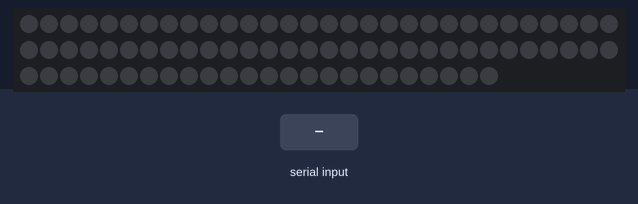
Recording of a sketch running on a simulated Arduino Uno, built with avr-gcc and run on an emulated ATmega328P. Parts: 84 RGB LEDs in strip order, left to right, continuing on the next row. The inputs (shaded band) are chosen by the test bench. Dim RGB values are drawn brighter than linear; random numbers use the default seed unless the sketch sets one; what the sketch prints to the serial monitor is not drawn.

Above: at 1.6 s.
1.7 s: "b90\n" received over Serial
At 15.9 s:
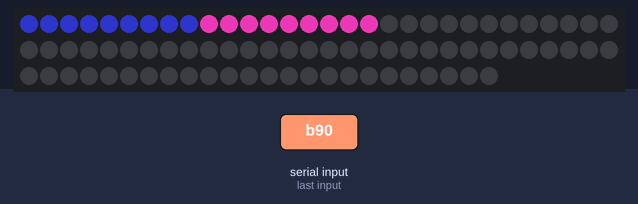
17.9 s: "l90\n" received over Serial
22.6 s: "r90\n" received over Serial
At 36.19 s:
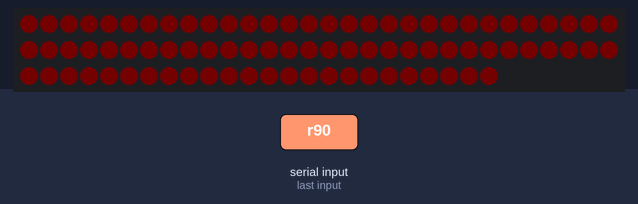
38.4 s: "b,45\n" received over Serial
At 49.5 s:
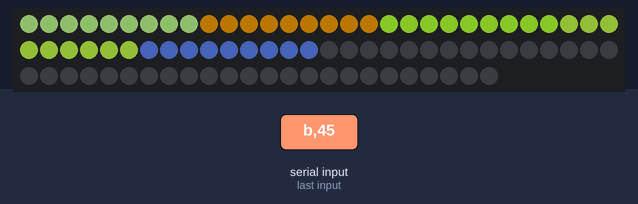
49.6 s: "b" received over Serial
At 59.2 s:
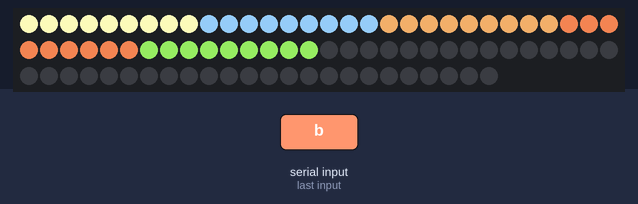
59.3 s: "b90\n" received over Serial
At 69.1 s:
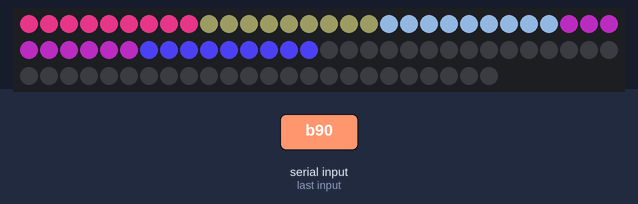

The sketch:

ledDisplay.ino
```cpp
#include "FastLED.h"

// How many leds in your strip?
#define NUM_LEDS 84

#define DATA_PIN 13


// Define the array of leds
CRGB leds[NUM_LEDS];

uint8_t box1[] = {0,1,2,3,4,5,6,7,8};
uint8_t box2[] = {9,10,11,12,13,14,15,16,17};
uint8_t box3[] = {18,19,20,21,22,23,24,25,26};
uint8_t box4[] = {27,28,29,30,31,32,33,34,35};
uint8_t box5[] = {36,37,38,39,40,41,42,43,44};

//-------------     1      2       3       4       5
uint8_t level1[] = {4,     13,     22,     31,     40};
uint8_t level2[] = {3,5,   12,14,   21,23,  30,32,  39,41};
uint8_t level3[] = {2,6,   11,15,   20,24,  29,33,  38,42};
uint8_t level4[] = {1,7,   10,16,   19,25,  28,34,  37,43};
uint8_t level5[] = {0,8,   9,17,    18,26,  27,35,  36,44};
uint8_t numLevels = 5;
CRGB level1Color = CRGB::Red;
CRGB level2Color = CRGB::Orange;
CRGB level3Color = CRGB::Yellow;
CRGB level4Color = CRGB::Green;
CRGB level5Color = CRGB::Green;

void setup() {

  	  FastLED.addLeds<NEOPIXEL, DATA_PIN>(leds, NUM_LEDS);

      randomSeed(analogRead(0));

      Serial.begin(115200);
}
void showLevel(int level, char levelBrightness, char brightness)
{
  uint8_t i;
  // Reverse the meaning of brightness to become a reduction
  brightness = 255-brightness;
  levelBrightness = 255-levelBrightness;
  if (level > numLevels)
  {
    level = numLevels;
  }

  // Reset all LEDS to black
  for(i=0;i<NUM_LEDS;i++)
  {
    leds[i] = CRGB::Black;
  }

  if(level >= 1)
  {
    for(i=0;i<sizeof(level1);i++)
    {

      leds[level1[i]] = level1Color;
      if(level == 1)
      {
        leds[level1[i]].fadeLightBy( brightness );
      }
      else
      {
        leds[level1[i]].fadeLightBy( levelBrightness );
      }
    }
  }
  if(level >= 2)
  {
    for(i=0;i<sizeof(level2);i++)
    {

      leds[level2[i]] = level3Color;
      if(level == 2)
      {
        leds[level2[i]].fadeLightBy( brightness );
      }
      else
      {
        leds[level2[i]].fadeLightBy( levelBrightness );
      }
    }
  }
  if(level >= 3)
  {
    for(i=0;i<sizeof(level3);i++)
    {

      leds[level3[i]] = level3Color;
      if(level == 3)
      {
        leds[level3[i]].fadeLightBy( brightness );
      }
      else
      {
        leds[level3[i]].fadeLightBy( levelBrightness );
      }
    }
  }
  if(level >= 4)
  {
    for(i=0;i<sizeof(level4);i++)
    {

      leds[level4[i]] = level4Color;
      if(level == 4)
      {
        leds[level4[i]].fadeLightBy( brightness );
      }
      else
      {
        leds[level4[i]].fadeLightBy( levelBrightness );
      }
    }
  }
  if(level >= 5)
  {
    for(i=0;i<sizeof(level5);i++)
    {

      leds[level5[i]] = level5Color;
      if(level == 5)
      {
        leds[level5[i]].fadeLightBy( brightness );
      }
      else
      {
        leds[level5[i]].fadeLightBy( levelBrightness );
      }
    }
  }
  FastLED.show();

}

void showBox(int box, CRGB color)
{
  uint8_t i;
  switch(box)
  {
    case 1:
      for(i=0;i<sizeof(box1);i++)
      {
        leds[box1[i]] = color;
      }
      break;
    case 2:
      for(i=0;i<sizeof(box2);i++)
      {
        leds[box2[i]] = color;
      }
      break;
    case 3:
      for(i=0;i<sizeof(box3);i++)
      {
        leds[box3[i]] = color;
      }
      break;
    case 4:
      for(i=0;i<sizeof(box4);i++)
      {
        leds[box4[i]] = color;
      }
      break;
    case 5:
      for(i=0;i<sizeof(box5);i++)
      {
        leds[box5[i]] = color;
      }
      break;

  }
  FastLED.show();
}
void blackAll(void)
{
  int i;
  for(i=0;i<NUM_LEDS;i++)
  {
    leds[i] = CRGB::Black;
  }
  FastLED.show();
}
void runBox(int brightness)
{
  int i;
  blackAll();
  brightness *= 25;
  for(i=1;i<6;i++)
  {
    CRGB color;
    color[0] = random(brightness);
    color[1] = random(brightness);
    color[2] = random(brightness);
    showBox(i,color);
    delay(1000);
  }

}
void runRed()
{
  int i,j;
  for(i=1;i<255;i++)
  {
    for(j=0;j<NUM_LEDS;j++)
    {
      leds[j] = CRGB(i,0,0);
    }
    delay(5);
    FastLED.show();

  }
  for(i=255;i>0;i--)
  {
    for(j=0;j<NUM_LEDS;j++)
    {
      leds[j] = CRGB(i,0,0);
    }
    delay(5);
    FastLED.show();
  }
}
void runLevel(int level, int brightness)
{
  brightness *= 25;
  int i,j;
  for(i=1;i<level;i++)
  {
    for(j=1;j<brightness;j+=1)
    {
      showLevel(i,brightness,j);
      delay(2);
    }
  }
  for(i=1;i<4;i++)
  {
    for(j=1;j<255;j+=3)
    {
      showLevel(level,brightness,j);
      delay(10);
    }
    for(j=255;j>0;j-=3)
    {
      showLevel(level,brightness,j);
      delay(10);
    }
  }


}
void runFadeOut(void)
{
  uint8_t i,j;
  for(i=0;i<200;i++)
  {
    for(j=0;j<NUM_LEDS;j++)
    {
      // Fade light by 5% each iteration
      leds[j].fadeToBlackBy(10);
    }
    FastLED.show();
    delay(10);
  }
  delay(1000);

}
  static char mode = 'b';
  static int param1 = 255;
  static int param2 = 255;
void loop() {
  // Turn the LED on, then pause
  String str;


  str = Serial.readString();

  // Wait for a valid string
  if(str[0])
  {
    switch(str[0])
    {
      case 'b':
        mode = 'b';
        param1 = str[1] - '0';
        break;
      case 'l':
        mode = 'l';
        param1 = str[1]-'0';
        param2 = str[2] - '0';
        break;
      case 'r':
        mode = 'r';
        break;
    }
  }
  // Play the sequence
  Serial.print(mode);
   // Fade out the last sequence
  runFadeOut();
  switch(mode)
  {
    case 'b':
      runBox(param1);
      break;

    case 'l':
      runLevel(param1, param2);
      break;
    case 'r':
      runRed();

  }

}
```
